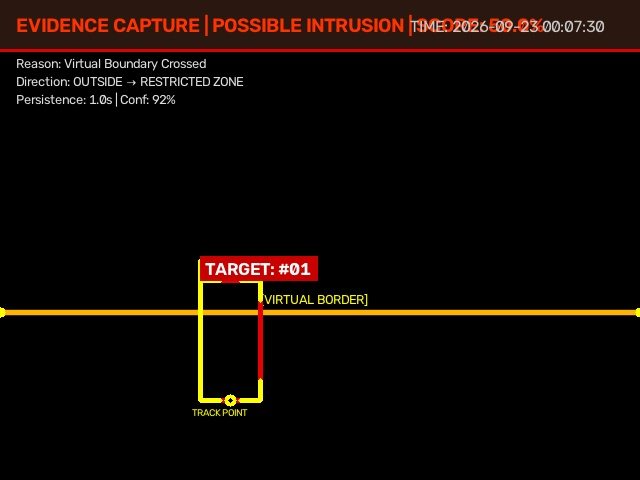
#> input picture snapshots/alert_2026-09-23_000730_person_01.jpg, 640 x 480 px
$ python -i tamper_detector.py   (imports and definitions only)   (older library calls are emulated)
#> lines starting #> are read from the running program, lines starting #| are printed output that depends on the picture
#> further down, picture is the input picture: shape (480, 640, 3); mean B, G, R 4.3, 8.4, 16.2
import time
from typing import Dict, Any, Tuple
import cv2
import numpy as np


class CameraTamperDetector:
    """
    Edge-level Camera & Node Tamper Detection.

    Monitors frame-level optical characteristics to detect physical sabotage:
    - Lens Covering / Occlusion / Spray Paint (severe drop in luminance or texture)
    - Camera Blinding (extreme saturation from high-intensity light source)
    - Deflection / Lens Obscuration (Laplacian texture variance collapse)

    Dampened over a temporal window to eliminate false positives on lighting shifts.
    """

    def __init__(self, persistence_seconds: float = 1.2):
        self.persistence_seconds = persistence_seconds
        self.tamper_start_time: float = 0.0
        self.is_tampered: bool = False
        self.tamper_reason: str = ""

    def evaluate(self, frame: np.ndarray) -> Tuple[bool, str, Dict[str, Any]]:
        now = time.time()
        # Downsample for quick evaluation
        small = cv2.resize(frame, (160, 120))
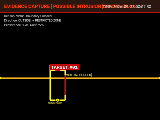
#> small: shape (120, 160, 3); mean B, G, R 5, 9.2, 17.1
        gray = cv2.cvtColor(small, cv2.COLOR_BGR2GRAY)
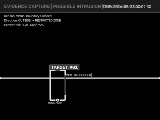
#> gray: shape (120, 160); min 0, max 247, mean 11.1

        mean_luma = float(np.mean(gray))
#> mean_luma = 11.1
        laplacian_var = float(cv2.Laplacian(gray, cv2.CV_64F).var())
#> laplacian_var = 4294.8

        # Occlusion criteria:
        # 1. Total Blackout (Covered lens): mean_luma < 6.0
        # 2. Extreme Blinding: mean_luma > 250.0
        # 3. Defocused / Spray-painted: laplacian_var < 5.0 and 15 < mean_luma < 240
        suspicious = False
        reason = ""

        if mean_luma < 6.0:
            suspicious = True
            reason = "Lens Occlusion (Total Blackout)"
        elif mean_luma > 250.0:
            suspicious = True
            reason = "Sensor Blinding (Extreme Saturation)"
        elif laplacian_var < 4.0 and (15.0 < mean_luma < 235.0):
            suspicious = True
            reason = "Optical Deflection / Lens Obscuration"

        if suspicious:
            if self.tamper_start_time == 0.0:
                self.tamper_start_time = now
            elapsed = now - self.tamper_start_time
            if elapsed >= self.persistence_seconds:
                self.is_tampered = True
                self.tamper_reason = reason
        else:
            self.tamper_start_time = 0.0
            self.is_tampered = False
            self.tamper_reason = ""

        return self.is_tampered, self.tamper_reason, {
            "mean_luminance": round(mean_luma, 1),
            "laplacian_variance": round(laplacian_var, 1),
            "tamper_detected": self.is_tampered,
            "tamper_reason": self.tamper_reason,
        }

    def reset(self):
        self.tamper_start_time = 0.0
        self.is_tampered = False
        self.tamper_reason = ""

>>> import cv2
>>> picture = cv2.imread('../../snapshots/alert_2026-09-23_000730_person_01.jpg')
>>> result = CameraTamperDetector().evaluate(picture)

$ run again, on snapshots/alert_2026-09-23_001529_person_01.jpg
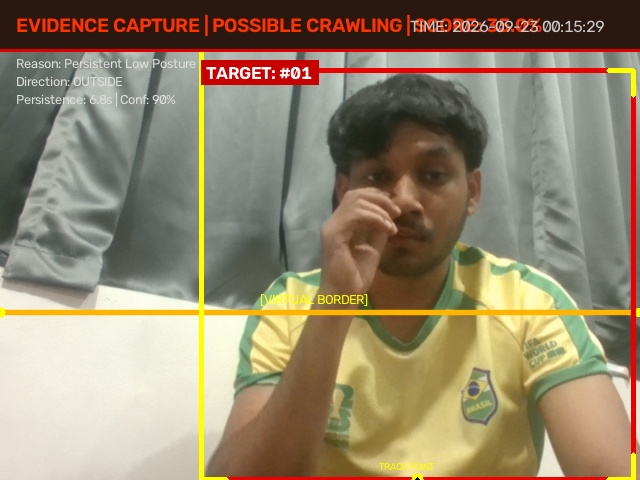
#> input picture snapshots/alert_2026-09-23_001529_person_01.jpg, 640 x 480 px
#> picture is the input picture: shape (480, 640, 3); mean B, G, R 109.4, 134.2, 148.4
#> in evaluate, `small = cv2.resize(frame, (160, 120))`:
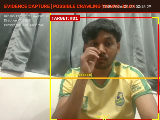
#> small: shape (120, 160, 3); mean B, G, R 109.7, 134.5, 148.8
#> in evaluate, `gray = cv2.cvtColor(small, cv2.COLOR_BGR2GRAY)`:
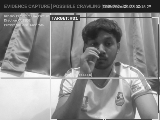
#> gray: shape (120, 160); min 27, max 251, mean 135.9
#> mean_luma = 135.9
#> laplacian_var = 3593.3

$ run again, on snapshots/alert_2026-09-23_001538_person_01.jpg
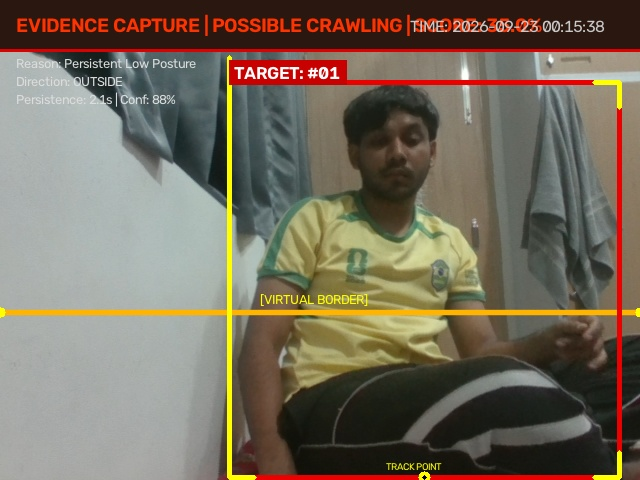
#> input picture snapshots/alert_2026-09-23_001538_person_01.jpg, 640 x 480 px
#> picture is the input picture: shape (480, 640, 3); mean B, G, R 92.9, 108.2, 118.1
#> in evaluate, `small = cv2.resize(frame, (160, 120))`:
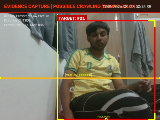
#> small: shape (120, 160, 3); mean B, G, R 93, 108.4, 118.2
#> in evaluate, `gray = cv2.cvtColor(small, cv2.COLOR_BGR2GRAY)`:
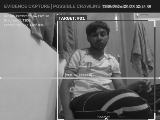
#> gray: shape (120, 160); min 15, max 254, mean 109.6
#> mean_luma = 109.6
#> laplacian_var = 3531.5
